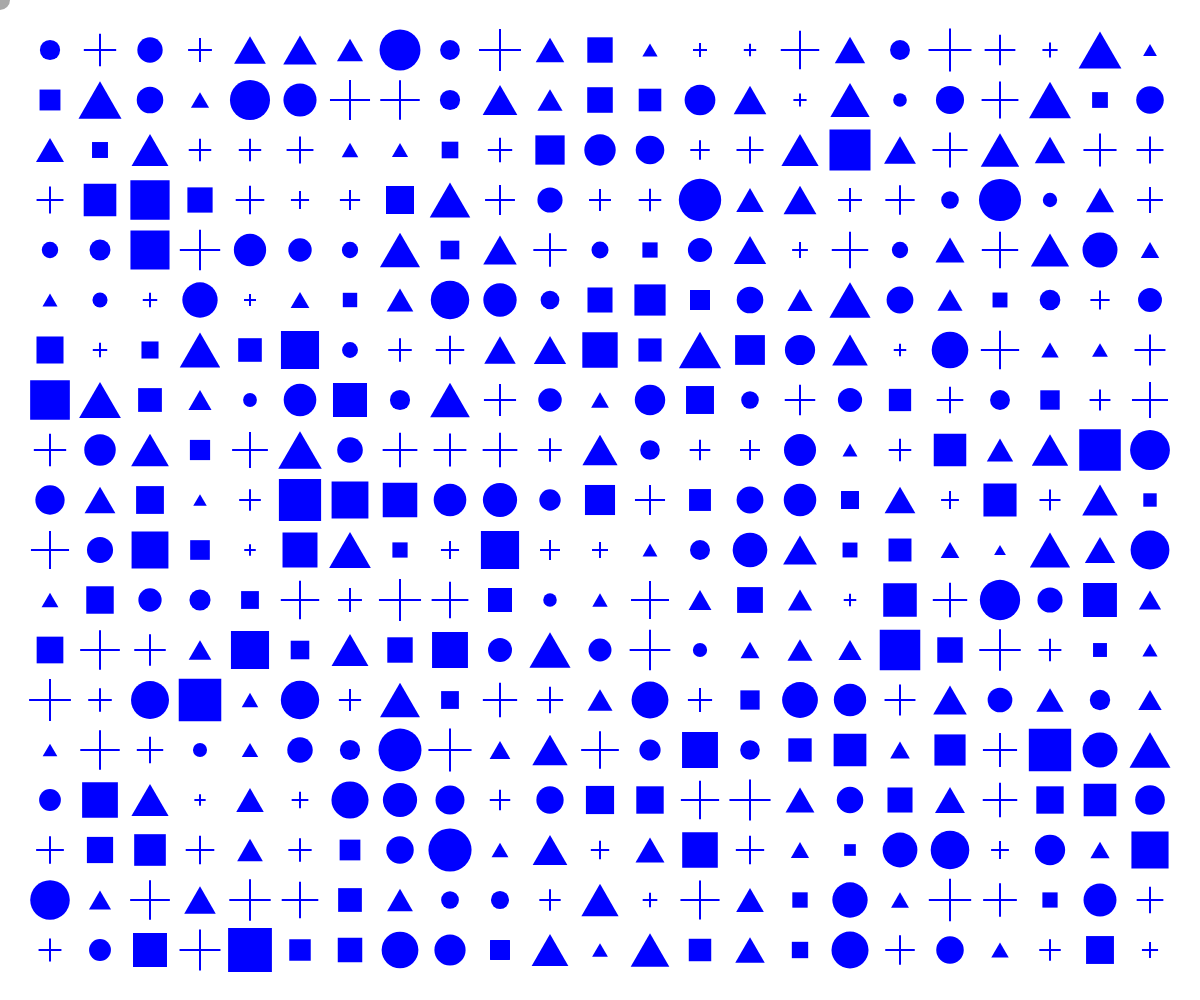
Frame 1 (no input)
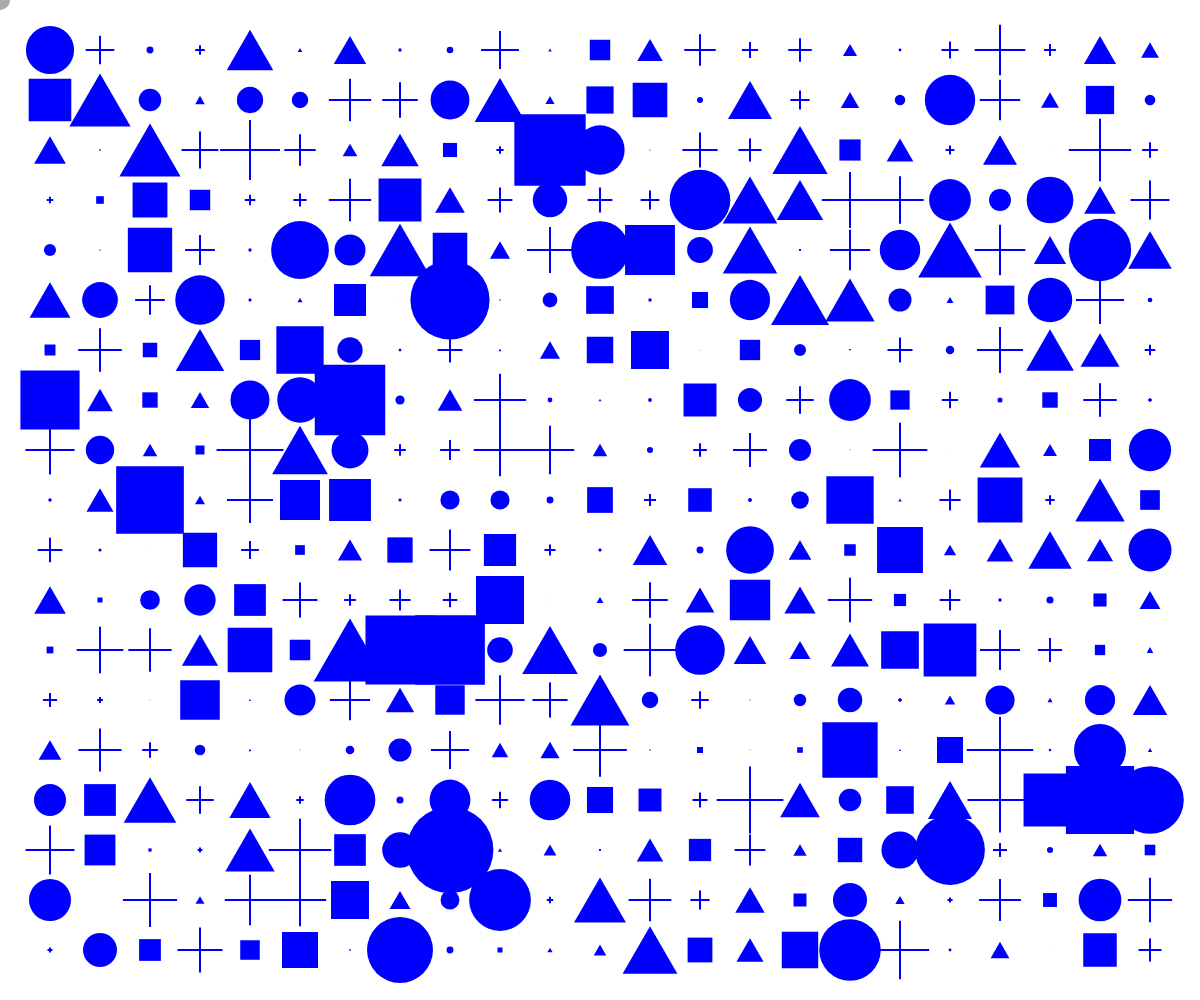
Frame 60 (no input)
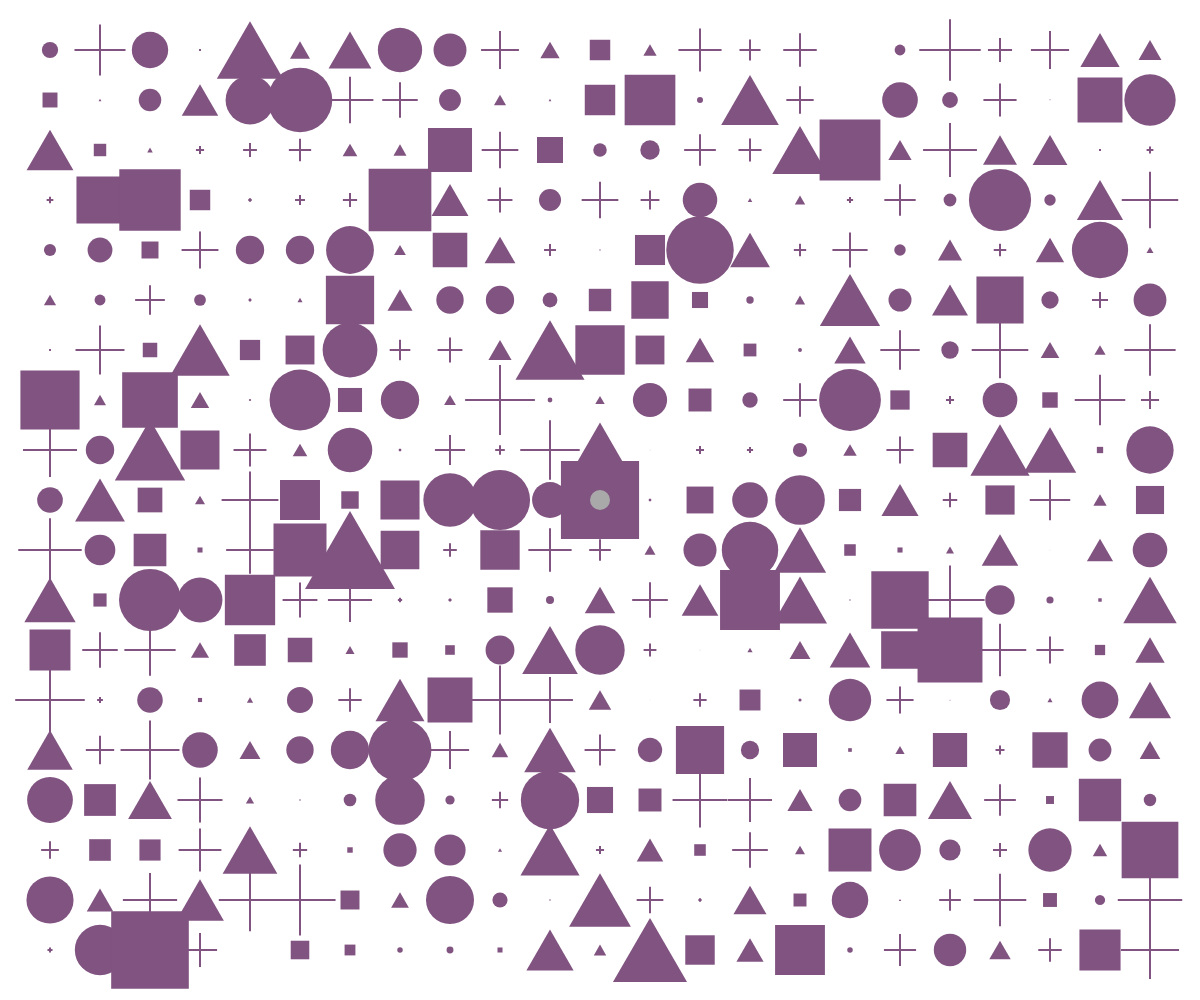
Frame 120 (the mouse pressed at the canvas centre since frame 60)

The p5.js sketch that drew these frames (run headless with seeded random() and noise() and a simulated clock; from frame 60 on, the mouse is pressed at the canvas centre):

// p5.js sketch
// ── sketch.js
// Constantes para identificar los tipos de formas
const CRUZ = 0;
const TRIANGULO = 1;
const CIRCULO = 2;
const CUADRADO = 3;
const MOUSE_CIRCLE = 4; // Nuevo tipo: Sigue al ratón

let shapes = []; //Almacenar las formas

function setup() {
  createCanvas(windowWidth, windowHeight); // Llienzo tamaño de la ventana
  noStroke(); // Sin contornos en las formas
  generateShapes(); // Genera las formas iniciales
}

function draw() {
  background(255); // Fondo blanco
  updateShapes(); // Actualiza las formas (cambio de tamaño, movimiento, etc.)
  displayShapes(); // Muestra las formas en el lienzo
}

function generateShapes() {
  shapes = []; // Reinicia las formas
  for (let x = 50; x < width; x += 50) {
    for (let y = 50; y < height; y += 50) {
      let shapeType = floor(random(4)); //  Tipo de forma aleatorio
      let shapeSize = random(10, 40); // Tamaño inicial aleatorio
      let growthRate = random(1, 5); // Crecimiento aleatoria

      shapes.push({
        type: shapeType,
        x: x,
        y: y,
        size: shapeSize,
        maxSize: shapeSize + random(20, 50),
        growthRate: growthRate,
      });
    }
  }

  // Círculo que sigue el ratón
  shapes.push({
    type: MOUSE_CIRCLE,
    x: mouseX,
    y: mouseY,
    size: 20,
  });
}

function updateShapes() {
  for (let i = 0; i < shapes.length; i++) {
    let shape = shapes[i];

    if (shape.type !== MOUSE_CIRCLE) {
      shape.size += shape.growthRate;

      if (shape.size > shape.maxSize || shape.size < 0) {
        shape.growthRate *= -1; // Invierte la dirección de crecimiento al alcanzar
      }
    } else {
      // Actualiza la posición del círculo que sigue el ratón
      shape.x = mouseX;
      shape.y = mouseY;
    }
  }
}

function displayShapes() {
  for (let i = 0; i < shapes.length; i++) {
    let shape = shapes[i];

    if (shape.type === MOUSE_CIRCLE) {
      fill(169); // Color gris para el círculo que sigue el ratón
    } else {
      let interColor = lerpColor(
        color("blue"),
        color("orange"),
        map(mouseX, 0, width, 0, 1)
      );
      fill(interColor); // Color para otras formas basado en la posición del ratón
    }

    noStroke(); // Sin contorno en las formas

    push();
    translate(shape.x, shape.y);

    if (shape.type === CRUZ) {
      drawCross(shape.size);
    } else if (shape.type === TRIANGULO) {
      drawTriangle(shape.size);
    } else if (shape.type === CIRCULO || shape.type === MOUSE_CIRCLE) {
      drawCircle(shape.size);
    } else if (shape.type === CUADRADO) {
      drawSquare(shape.size);
    }

    pop();
  }
}

// Funciones para dibujar diferentes formas
function drawCross(size) {
  rectMode(CENTER);
  rect(0, 0, 2, size);
  rect(0, 0, size, 2);
}

function drawTriangle(size) {
  let h = (size * sqrt(3)) / 2;
  beginShape();
  vertex(0, -h / 2);
  vertex(-size / 2, h / 2);
  vertex(size / 2, h / 2);
  endShape(CLOSE);
}

function drawCircle(size) {
  ellipse(0, 0, size, size);
}

function drawSquare(size) {
  rectMode(CENTER);
  rect(0, 0, size, size);
}

function windowResized() {
  resizeCanvas(windowWidth, windowHeight);
  generateShapes(); // Reinicia las formas al cambiar el tamaño de la ventana
}
